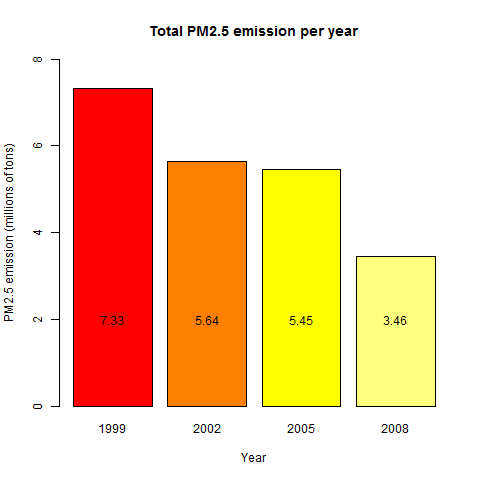

The script that saved this image:
## plot 1

source(file="load_data.R")

#################### Question 1 ################################################
## Have total emissions from PM2.5 decreased in the United States from 1999 to 2008? 
## Using the base plotting system, make a plot showing the total PM2.5 emission from all sources 
## for each of the years 1999, 2002, 2005, and 2008.

# prepair data for plotting
plot.Q1 <- tapply(NEI$Emissions/1000000,NEI$year,sum)


# create plot1 
png("plot1.png")                                   # open grapichs device

bp <- barplot(plot.Q1, col=heat.colors(4),               # create hist and set colour
              ylim=c(0, 8),
              xlab="Year",                               # label X
              ylab="PM2.5 emission (millions of tons)",             # label y
              main="Total PM2.5 emission per year")      # Annote histagram

text(bp, 2, format(p1$Emissions, digits = 3), xpd=TRUE, col="black") 


dev.off()                                          # close graphics device 
